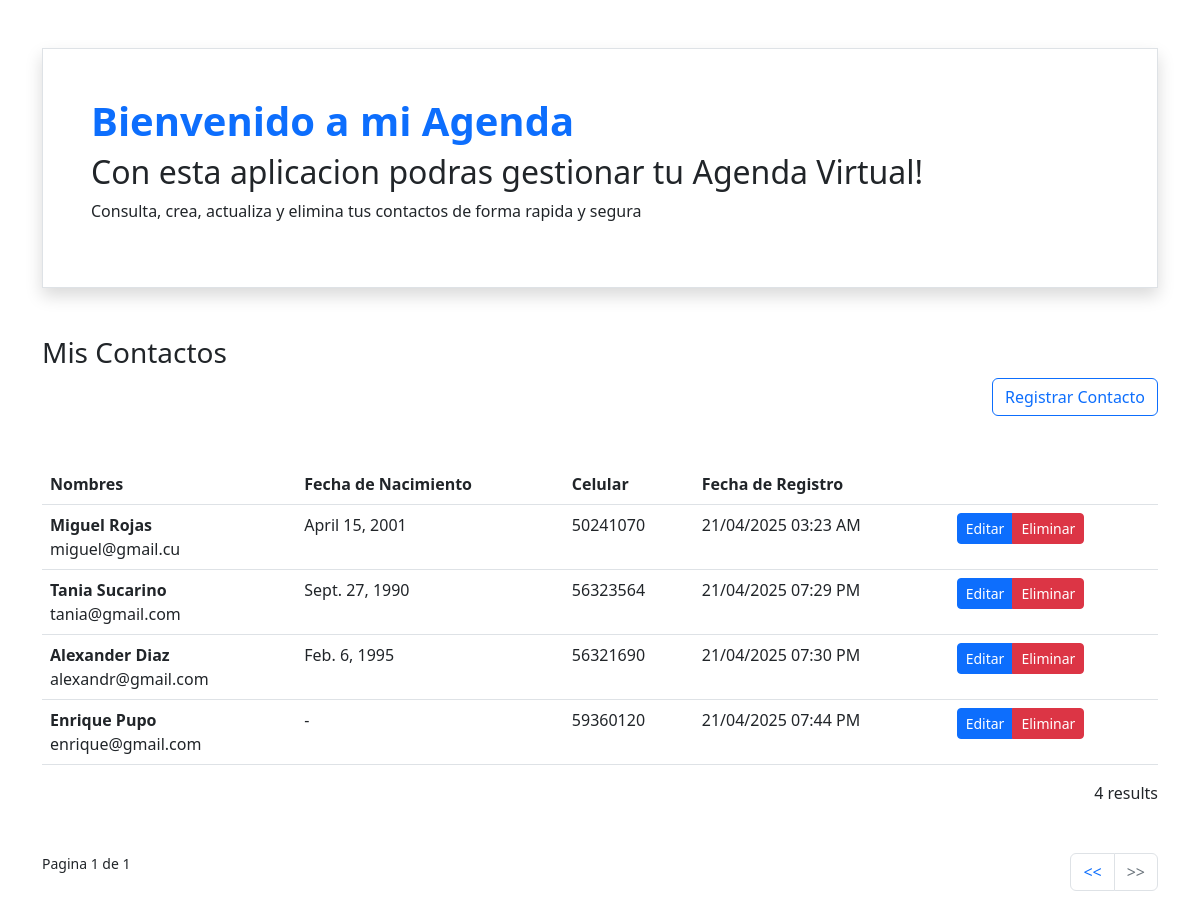
The app's page /, older data.
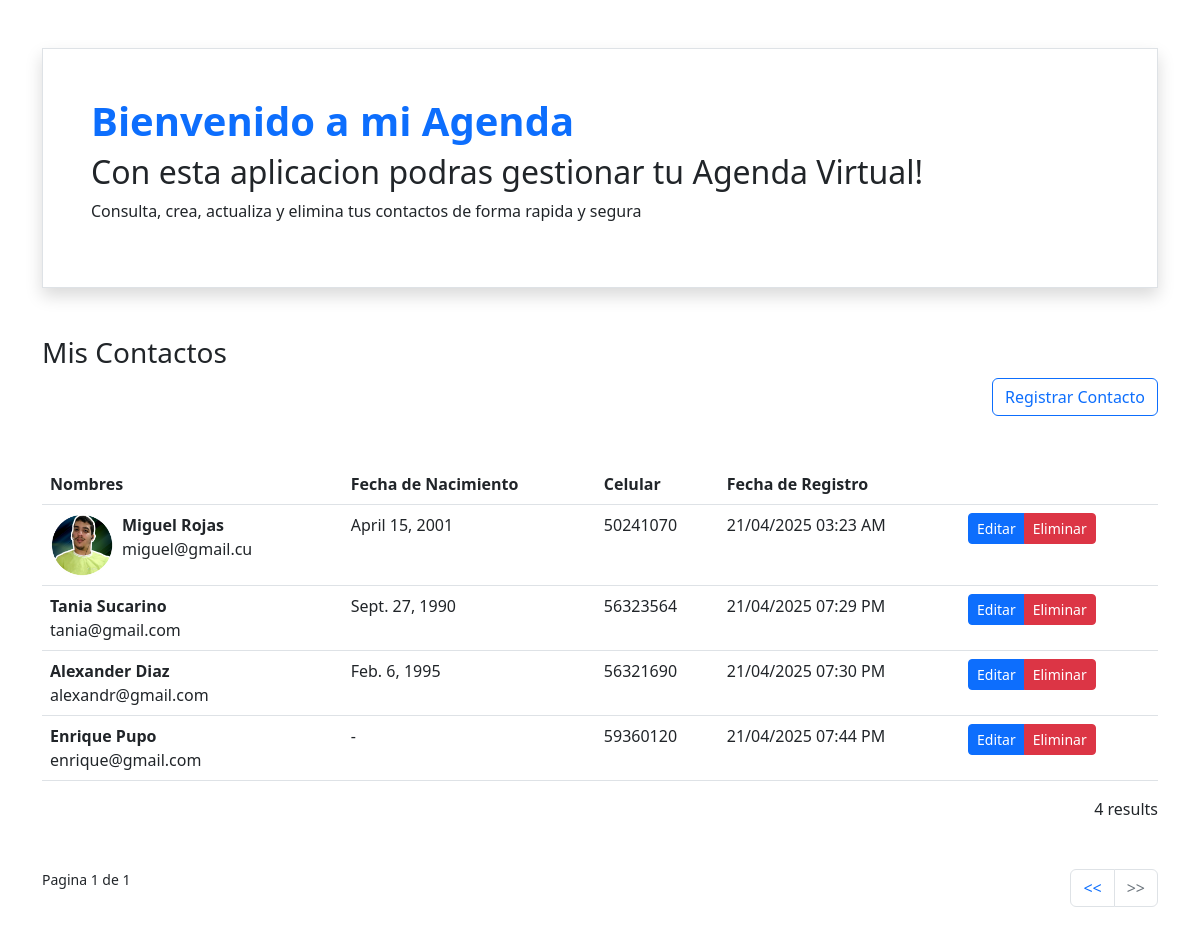
The same page, newer data.
### contacts/models.py (models this page shows, shortened)
class Contact(models.Model):
    avatar = models.ImageField(null=True, blank=True, upload_to='contact')
    name = models.CharField(max_length=100, verbose_name='Nombre')
    email = models.EmailField(max_length=50)
    birth_date = models.DateField(null=True, blank=True, verbose_name='Fecha de Nacimiento')
    phone = models.CharField(max_length=8, null=True, blank=True, verbose_name='Numero de telefono')
    created = models.DateTimeField(auto_now_add=True)

### contacts/views.py (the view)
# urls.py: path('', views.ContactListView.as_view(), name='contact_list'),
class ContactListView(generic.ListView):
    model = Contact
    paginate_by = 5

### contacts/templates/contacts/contact_list.html (shortened to what the changed rows need)
{% extends "contacts/base.html" %}
{% load static %}
{% block content %}
    <div class="mt-5">
        <div class="table-responsive">
            <table class="mt-5 table table-hover">
                <thead>
                    <tr>
                        <th>Nombres</th>
                        <th>Fecha de Nacimiento</th>
                        <th>Celular</th>
                        <th>Fecha de Registro</th>
                        <th></th>
                    </tr>
                </thead>
                <tbody>
                    {% for contact in object_list %}
                    <tr>
                        <td>
                            <div class="d-flex gap-2">
                                {% if contact.avatar %}
                                <img src="{{ contact.avatar.url }}" alt="" style="max-width: 64px;">
                                {% endif %}
                                <div>
                                    <div class="fw-bold">{{contact.name}}</div>
                                    <div>{{contact.email}}</div>
                                </div>
                            </div>
                        </td>
                        <td>{{contact.birth_date|default:'-'}}</td>
                        <td>{{contact.phone|default:'-'}}</td>
                        <td>{{contact.created|date:'d/m/Y h:i A'}}</td>
                        <td>
                            <div class="btn-group btn-group-sm">
                                <a href="{% url 'contact_edit' contact.pk %}" class="btn btn-primary">Editar</a>
                                <a href="{% url 'contact_delete' contact.pk %}" class="btn btn-danger">Eliminar</a>
                            </div>
                        </td>
                    </tr>
                    {% endfor %}
                </tbody>
            </table>
        </div>
    </div>
{% endblock content %}

Row changes from the older to the newer data that the page shows:
changed Contact "Miguel Rojas": avatar: picture added
